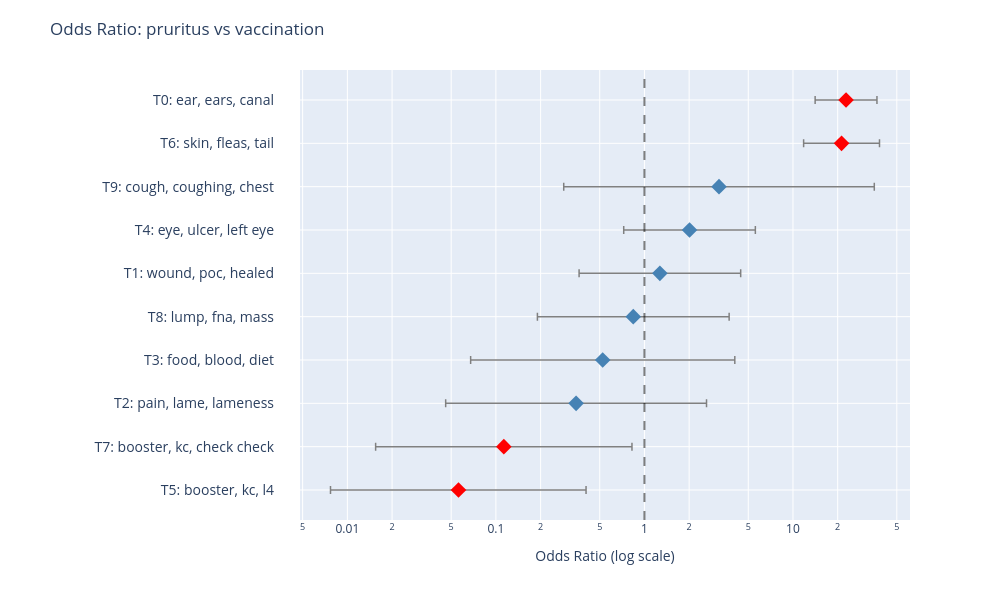

Notebook code for this chart:
### Code cell
comp_df_sorted = comp_df.sort_values('OR')

y_labels = []

for index, row in comp_df_sorted.iterrows():
    topic_number = int(row['topic'])
    words = row['topic_words'].split(',')
    short_keywords = []

    for word in words[:3]:
        cleaned_word = word.strip()
        short_keywords.append(cleaned_word)

    short_text = ", ".join(short_keywords)
    label = f"T{topic_number}: {short_text}"
    y_labels.append(label)

marker_colors = []

for significant_value in comp_df_sorted['significant']:
    if significant_value == True:
        marker_colors.append('red')
    else:
        marker_colors.append('steelblue')

error_array = []

for index, row in comp_df_sorted.iterrows():
    upper_error = row['CI_upper'] - row['OR']
    error_array.append(upper_error)

error_arrayminus = []

for index, row in comp_df_sorted.iterrows():
    lower_error = row['OR'] - row['CI_lower']
    error_arrayminus.append(lower_error)

fig = go.Figure()

fig.add_trace(
    go.Scatter(
        x=comp_df_sorted['OR'],
        y=y_labels,
        mode='markers',
        marker=dict(
            size=12,
            color=marker_colors,
            symbol='diamond'
        ),

        error_x=dict(
            type='data',
            symmetric=False,
            array=error_array,
            arrayminus=error_arrayminus,
            color='gray',
            thickness=1.5
        ),

        name='OR with 95% CI'
    )
)

fig.add_vline(
    x=1,
    line_dash="dash",
    line_color="black",
    opacity=0.5
)

fig.update_layout(
    title=f"Odds Ratio: {group_a} vs {group_b}",
    xaxis_title="Odds Ratio (log scale)",
    xaxis_type="log",
    height=600,
    width=1000,
    margin=dict(
        l=300,
        r=90,
        t=70,
        b=80
    ),
    showlegend=False
)

fig.update_yaxes(
    automargin=True,
    tickfont=dict(size=14),
    ticklabelstandoff=25
)

fig.show()

### Figure 1 — Plotly figure (JSON) as saved in the notebook; plotly's stock layout.template omitted (floating-point values rounded to 4 significant figures)
{"data": [{"error_x": {"array": [0.3485, 0.7111, 2.271, 3.535, 2.876, 3.175, 3.569, 32.09, 17.0, 13.99], "arrayminus": [0.0483, 0.0976, 0.3008, 0.456, 0.6507, 0.9074, 1.287, 2.891, 9.442, 8.666], "color": "gray", "symmetric": false, "thickness": 1.5, "type": "data"}, "marker": {"color": ["red", "red", "steelblue", "steelblue", "steelblue", "steelblue", "steelblue", "steelblue", "red", "red"], "size": 12, "symbol": "diamond"}, "mode": "markers", "name": "OR with 95% CI", "type": "scatter", "x": [0.056, 0.1131, 0.3467, 0.5236, 0.841, 1.27, 2.012, 3.177, 21.23, 22.76], "y": ["T5: booster, kc, l4", "T7: booster, kc, check check", "T2: pain, lame, lameness", "T3: food, blood, diet", "T8: lump, fna, mass", "T1: wound, poc, healed", "T4: eye, ulcer, left eye", "T9: cough, coughing, chest", "T6: skin, fleas, tail", "T0: ear, ears, canal"]}], "layout": {"height": 600, "margin": {"b": 80, "l": 300, "r": 90, "t": 70}, "shapes": [{"line": {"color": "black", "dash": "dash"}, "opacity": 0.5, "type": "line", "x0": 1, "x1": 1, "xref": "x", "y0": 0, "y1": 1, "yref": "y domain"}], "showlegend": false, "title": {"text": "Odds Ratio: pruritus vs vaccination"}, "width": 1000, "xaxis": {"title": {"text": "Odds Ratio (log scale)"}, "type": "log"}, "yaxis": {"automargin": true, "tickfont": {"size": 14}, "ticklabelstandoff": 25}}}
